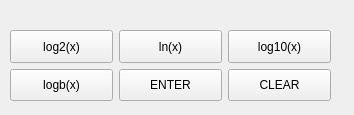
<?xml version="1.0" encoding="UTF-8"?>
<ui version="4.0">
 <class>Form</class>
 <widget class="QWidget" name="Form">
  <property name="geometry">
   <rect>
    <x>0</x>
    <y>0</y>
    <width>354</width>
    <height>115</height>
   </rect>
  </property>
  <property name="windowTitle">
   <string>Form</string>
  </property>
  <widget class="QWidget" name="">
   <property name="geometry">
    <rect>
     <x>10</x>
     <y>30</y>
     <width>321</width>
     <height>71</height>
    </rect>
   </property>
   <layout class="QGridLayout" name="gridLayout">
    <item row="0" column="0">
     <widget class="QPushButton" name="pushButton">
      <property name="sizePolicy">
       <sizepolicy hsizetype="Expanding" vsizetype="Expanding">
        <horstretch>0</horstretch>
        <verstretch>0</verstretch>
       </sizepolicy>
      </property>
      <property name="styleSheet">
       <string notr="true"/>
      </property>
      <property name="text">
       <string>log2(x)</string>
      </property>
     </widget>
    </item>
    <item row="0" column="1">
     <widget class="QPushButton" name="pushButton_2">
      <property name="sizePolicy">
       <sizepolicy hsizetype="Expanding" vsizetype="Expanding">
        <horstretch>0</horstretch>
        <verstretch>0</verstretch>
       </sizepolicy>
      </property>
      <property name="text">
       <string>ln(x)</string>
      </property>
     </widget>
    </item>
    <item row="0" column="2">
     <widget class="QPushButton" name="pushButton_3">
      <property name="sizePolicy">
       <sizepolicy hsizetype="Expanding" vsizetype="Expanding">
        <horstretch>0</horstretch>
        <verstretch>0</verstretch>
       </sizepolicy>
      </property>
      <property name="text">
       <string>log10(x)</string>
      </property>
     </widget>
    </item>
    <item row="1" column="0">
     <widget class="QPushButton" name="pushButton_4">
      <property name="sizePolicy">
       <sizepolicy hsizetype="Expanding" vsizetype="Expanding">
        <horstretch>0</horstretch>
        <verstretch>0</verstretch>
       </sizepolicy>
      </property>
      <property name="text">
       <string>logb(x)</string>
      </property>
     </widget>
    </item>
    <item row="1" column="1">
     <widget class="QPushButton" name="pushButton_5">
      <property name="sizePolicy">
       <sizepolicy hsizetype="Expanding" vsizetype="Expanding">
        <horstretch>0</horstretch>
        <verstretch>0</verstretch>
       </sizepolicy>
      </property>
      <property name="text">
       <string>ENTER</string>
      </property>
     </widget>
    </item>
    <item row="1" column="2">
     <widget class="QPushButton" name="pushButton_6">
      <property name="sizePolicy">
       <sizepolicy hsizetype="Expanding" vsizetype="Expanding">
        <horstretch>0</horstretch>
        <verstretch>0</verstretch>
       </sizepolicy>
      </property>
      <property name="text">
       <string>CLEAR</string>
      </property>
     </widget>
    </item>
   </layout>
  </widget>
 </widget>
 <resources/>
 <connections/>
</ui>
